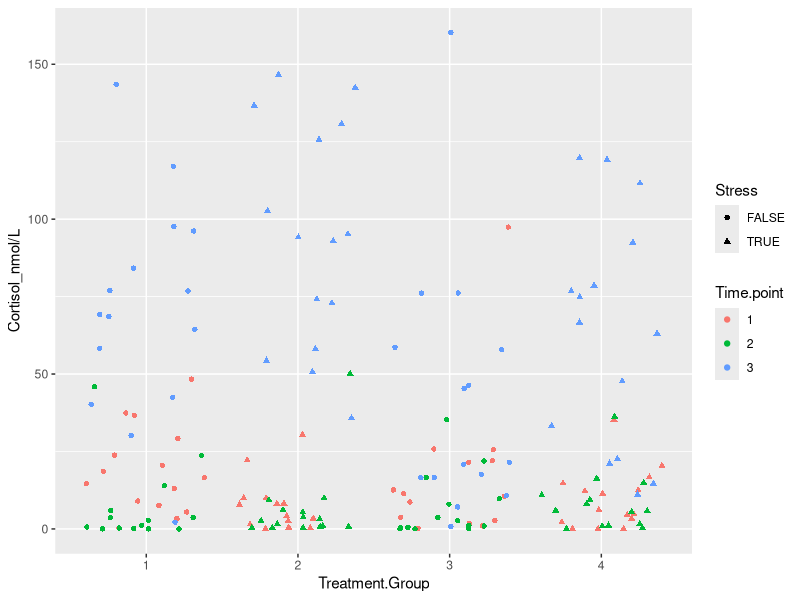

Recreate this plot in R.
library(tidyverse)
library(readxl)
library(lmerTest)
library(emmeans)

Cortisol <- read_xlsx("Data/Copy of 20180413_DataSchool_Glycogen.xlsx", sheet = "Cortisol")

#Cortisol wrangling

Cortisol <- Cortisol[1:5] #removing all columns that aren't needed
names(Cortisol) <- c("Treatment.Group", "ID", "1", "2", "3")
Cortisol <- Cortisol[-c(13),] #removing datapoint 15 as was replaced by 64
Cortisol <- mutate(Cortisol, Feed = ifelse(Treatment.Group <= 2, TRUE, FALSE)) %>%  #added feed column
  mutate(Stress = ifelse(Treatment.Group == 2|Treatment.Group == 4, TRUE, FALSE))

Cortisol_long <- Cortisol %>% 
  gather(key = "Time.point", value = "Cortisol_nmol/L", "1", "2", "3")
Cortisol_long$Treatment.Group <- factor(Cortisol_long$Treatment.Group)
Cortisol_long$ID <- factor(Cortisol_long$ID)
Cortisol_long$Time.point <- factor(Cortisol_long$Time.point)


#Cortisol initial look

ggplot(Cortisol_long, aes(x = Treatment.Group, y = `Cortisol_nmol/L`, colour = Time.point, shape = Stress))+
  geom_jitter()
  scale_y_log10()

##highest cortisol after kill(time.point3), drop in cortisol after stress
##looks like no influence for treatment group (maybe combine)

########### modelling ##############

lm1 <- lm(`Cortisol_nmol/L` ~ Treatment.Group, data = Cortisol_long)
anova(lm1)
summary(lm1)
#no difference between treatments when timepoint not considered 

lm2 <- lm(`Cortisol_nmol/L` ~Treatment.Group*Time.point, data = Cortisol_long)
anova(lm2)
summary(lm2)

lm3 <- lm(`Cortisol_nmol/L` ~Treatment.Group+Time.point, data = Cortisol_long)
anova(lm3)
summary(lm3)
